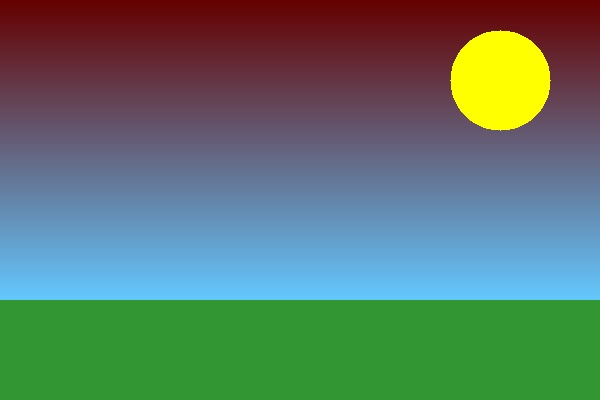
#> input picture assets/sample-images/basic/landscape.jpg, 600 x 400 px, found by its file name
$ python image_helpers.py
#> lines starting #> are read from the running program, lines starting #| are printed output that depends on the picture; after the words box and inside, x2 and y2 are one past the last pixel; in counts of white or black regions, pixels touching at a corner belong together
#                    _ooOoo_
#                   o8888888o
#                   88" . "88
#                   (| -_- |)
#                   O\  =  /O
#                ____/`---'\____
#              .'  \|     |//  `.
#             /  \|||  :  |||//             /  _||||| -:- |||||-             |   | \\  -  /// |   |
#            | \_|  ''\---/''  |   |
#            \  .-\__  `-`  ___/-. /
#          ___`. .'  /--.--\  `. . __
#       ."" '<  `.___\_<|>_/___.'  >'"".
#      | | :  `- \`.;`\ _ /`;.`/ - ` : | |
#      \  \ `-.   \_ __\ /__ _/   .-` /  /
# ======`-.____`-.___\_____/___.-`____.-'======
#                    `=---='
# ^^^^^^^^^^^^^^^^^^^^^^^^^^^^^^^^^^^^^^^^^^^^^
#             佛祖保佑       永无BUG

"""
图像辅助函数
提供常用的图像处理辅助功能
"""

import cv2
import numpy as np


def load_image_or_exit(img_path, gray=False, verbose=True):
    """
    加载图像，失败则退出

    参数:
        img_path: 图像路径
        gray: 是否转为灰度图
        verbose: 是否打印信息

    返回:
        图像或None
    """
#> called with gray = False, verbose = True
    img = cv2.imread(img_path)
#> img is the input picture: shape (400, 600, 3); mean B, G, R 105.5, 118.6, 92.6

    if img is None:
        print(f"错误: 无法读取图像 {img_path}")
        print("请检查：")
        print("  1. 文件路径是否正确")
        print("  2. 文件是否存在")
        print("  3. 路径中不要包含中文")
        return None

    if gray:
        img = cv2.cvtColor(img, cv2.COLOR_BGR2GRAY)

    if verbose:
        print(f"成功读取图像: {img_path}")
        print(f"  尺寸: {img.shape}")
#|   尺寸: (400, 600, 3)

    return img


def save_image(img, output_path, verbose=True):
    """
    保存图像

    参数:
        img: 图像
        output_path: 输出路径
        verbose: 是否打印信息

    返回:
        bool: 是否成功
    """
    try:
        cv2.imwrite(output_path, img)

        if verbose:
            print(f"图像已保存: {output_path}")

        return True

    except Exception as e:
        print(f"保存失败: {e}")
        return False


def resize_keep_aspect(img, target_width=None, target_height=None):
    """
    保持宽高比缩放

    参数:
        img: 输入图像
        target_width: 目标宽度
        target_height: 目标高度

    返回:
        缩放后的图像
    """
#> called with target_width = 400
    h, w = img.shape[:2]
#> h = 400; w = 600

    if target_width:
        scale = target_width / w
#> scale = 0.667
        new_h = int(h * scale)
#> new_h = 266
        return cv2.resize(img, (target_width, new_h))

    if target_height:
        scale = target_height / h
        new_w = int(w * scale)
        return cv2.resize(img, (new_w, target_height))

    return img


def crop_center(img, crop_width, crop_height):
    """
    裁剪图像中心区域

    参数:
        img: 输入图像
        crop_width: 裁剪宽度
        crop_height: 裁剪高度

    返回:
        裁剪后的图像
    """
#> called with crop_width = 300, crop_height = 300
    h, w = img.shape[:2]
#> h = 400; w = 600

    start_x = max(0, (w - crop_width) // 2)
#> start_x = 150
    start_y = max(0, (h - crop_height) // 2)
#> start_y = 50

    return img[start_y:start_y+crop_height, start_x:start_x+crop_width]
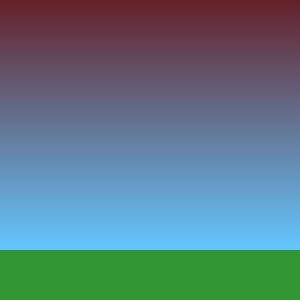
#> returned value: shape (300, 300, 3); mean of channels 0, 1, 2 131.7, 121.7, 91.7; drawn as B, G, R


def add_watermark(img, text, position='bottom-right',
                  alpha=0.5, color=(255, 255, 255), scale=1.0):
    """
    添加水印

    参数:
        img: 输入图像
        text: 水印文字
        position: 位置 ('top-left', 'top-right', 'bottom-left', 'bottom-right')
        alpha: 透明度
        color: 颜色 (B, G, R)
        scale: 文字大小

    返回:
        添加水印后的图像
    """
#> called with text = 'OpenCV Training', position = 'bottom-right', alpha = 0.5, color = (255, 255, 255), scale = 1.5
    result = img.copy()
    h, w = result.shape[:2]
#> h = 400; w = 600

    # 获取文字大小
    (text_w, text_h), baseline = cv2.getTextSize(
        text, cv2.FONT_HERSHEY_SIMPLEX, scale, 2)

    # 计算位置
    if position == 'top-left':
        x, y = 10, text_h + 10
    elif position == 'top-right':
        x, y = w - text_w - 10, text_h + 10
    elif position == 'bottom-left':
        x, y = 10, h - 10
    else:  # bottom-right
        x, y = w - text_w - 10, h - 10
#> x = 207; y = 390

    # 创建水印层
    overlay = result.copy()

    # 添加文字
    cv2.putText(overlay, text, (x, y),
               cv2.FONT_HERSHEY_SIMPLEX, scale, color, 2)
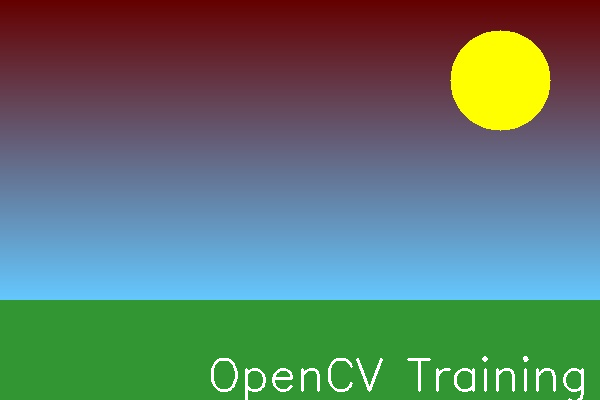
#> overlay: shape (400, 600, 3); 1.04% of pixels changed, all inside (x1, y1, x2, y2) = (211, 356, 584, 400)

    # 混合
    result = cv2.addWeighted(result, 1 - alpha, overlay, alpha, 0)

    return result


def auto_canny(img, sigma=0.33):
    """
    自动Canny边缘检测

    参数:
        img: 输入灰度图
        sigma: 调整系数

    返回:
        边缘图像
    """
#> called with sigma = 0.33
    if len(img.shape) == 3:
        img = cv2.cvtColor(img, cv2.COLOR_BGR2GRAY)
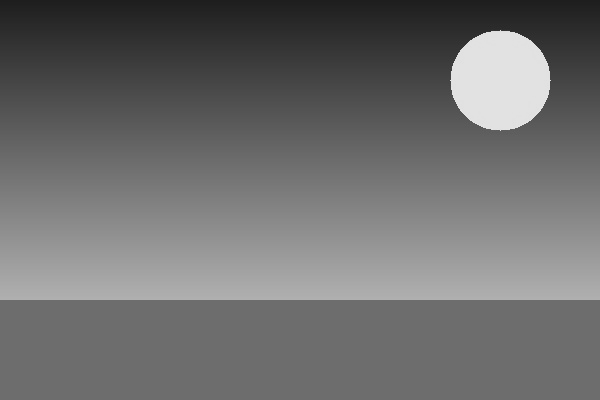
#> img: shape (400, 600); min 30, max 231, mean 109.4

    # 计算中值
    v = np.median(img)
#> v = 109

    # 应用Canny
    lower = int(max(0, (1.0 - sigma) * v))
#> lower = 73
    upper = int(min(255, (1.0 + sigma) * v))
#> upper = 144

    edged = cv2.Canny(img, lower, upper)
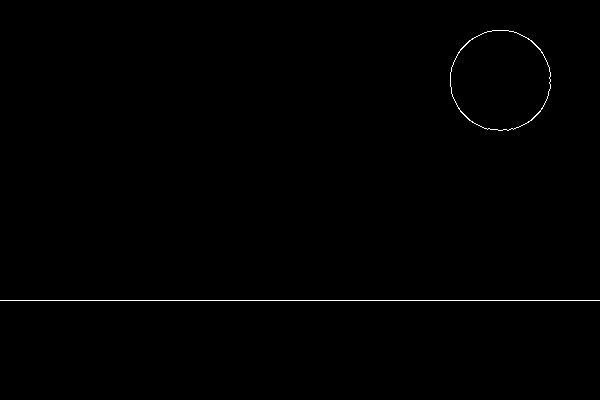
#> edged: shape (400, 600); 0.39% white in thin lines or dots, all inside (x1, y1, x2, y2) = (0, 30, 600, 301)

    return edged


# [89 lines left out: functions sort_contours, draw_contours_info, get_dominant_color, not called in this run]


def create_checkerboard(rows, cols, square_size):
    """
    创建棋盘格图像

    参数:
        rows: 行数
        cols: 列数
        square_size: 方块大小（像素）

    返回:
        棋盘格图像
    """
    board_size = square_size * max(rows, cols)
    img = np.zeros((board_size, board_size), dtype=np.uint8)

    for i in range(rows):
        for j in range(cols):
            if (i + j) % 2 == 0:
                y1, y2 = i * square_size, (i + 1) * square_size
                x1, x2 = j * square_size, (j + 1) * square_size
                img[y1:y2, x1:x2] = 255

    return img


def adjust_brightness_contrast(img, brightness=0, contrast=0):
    """
    调整亮度和对比度

    参数:
        img: 输入图像
        brightness: 亮度调整（-100到100）
        contrast: 对比度调整（-100到100）

    返回:
        调整后的图像
    """
#> called with brightness = 30, contrast = 30
    brightness = np.clip(brightness, -100, 100)
    contrast = np.clip(contrast, -100, 100)

    if contrast != 0:
        f = 131 * (contrast + 127) / (127 * (131 - contrast))
        alpha = f
        beta = 127 * (1 - f)
    else:
        alpha = 1
        beta = 0

    if brightness != 0:
        beta += brightness

    result = cv2.convertScaleAbs(img, alpha=alpha, beta=beta)
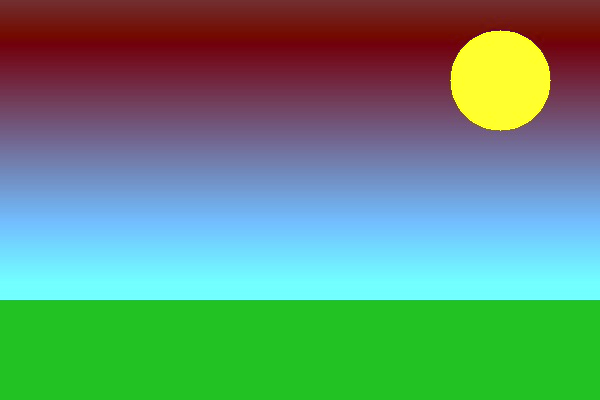
#> result: shape (400, 600, 3); mean B, G, R 119.7, 145, 98.5

    return result


# [70 lines left out: functions skeletonize, remove_border, add_border, not called in this run]


# ==================== 使用示例 ====================
if __name__ == '__main__':
    import sys

    # 读取测试图像
    img_path = '../assets/sample-images/basic/landscape.jpg'

    if len(sys.argv) > 1:
        img_path = sys.argv[1]

    img = load_image_or_exit(img_path)

    if img is None:
        exit()

    # 示例1：保持宽高比缩放
    print("1. 保持宽高比缩放")
    resized = resize_keep_aspect(img, target_width=400)
    save_image(resized, 'resized.jpg')

    # 示例2：裁剪中心
    print("2. 裁剪中心区域")
    cropped = crop_center(img, 300, 300)
    save_image(cropped, 'cropped.jpg')

    # 示例3：添加水印
    print("3. 添加水印")
    watermarked = add_watermark(img, 'OpenCV Training',
                               position='bottom-right',
                               alpha=0.5, scale=1.5)
    save_image(watermarked, 'watermarked.jpg')

    # 示例4：自动Canny
    print("4. 自动Canny边缘检测")
    edges = auto_canny(img)
    save_image(edges, 'auto_edges.jpg')

    # 示例5：调整亮度和对比度
    print("5. 调整亮度和对比度")
    adjusted = adjust_brightness_contrast(img, brightness=30, contrast=30)
    save_image(adjusted, 'adjusted.jpg')

    # 示例6：创建棋盘格
    print("6. 创建棋盘格")
    checkerboard = create_checkerboard(8, 8, 50)
    save_image(checkerboard, 'checkerboard.jpg')
#> in save_image (call 6), `cv2.imwrite(output_path, img)`:
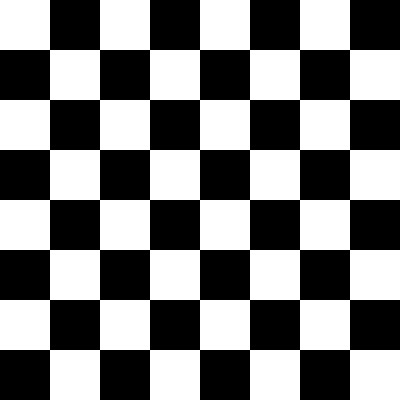
#> saved as checkerboard.jpg: shape (400, 400); 50% white; 1 white region, box (x1, y1, x2, y2) and area: (0, 0, 400, 400) 80000

    print("\n所有示例完成！")

$ run again, with assets/奇奇怪怪的东西/头像.jpg copied over assets/sample-images/basic/landscape.jpg
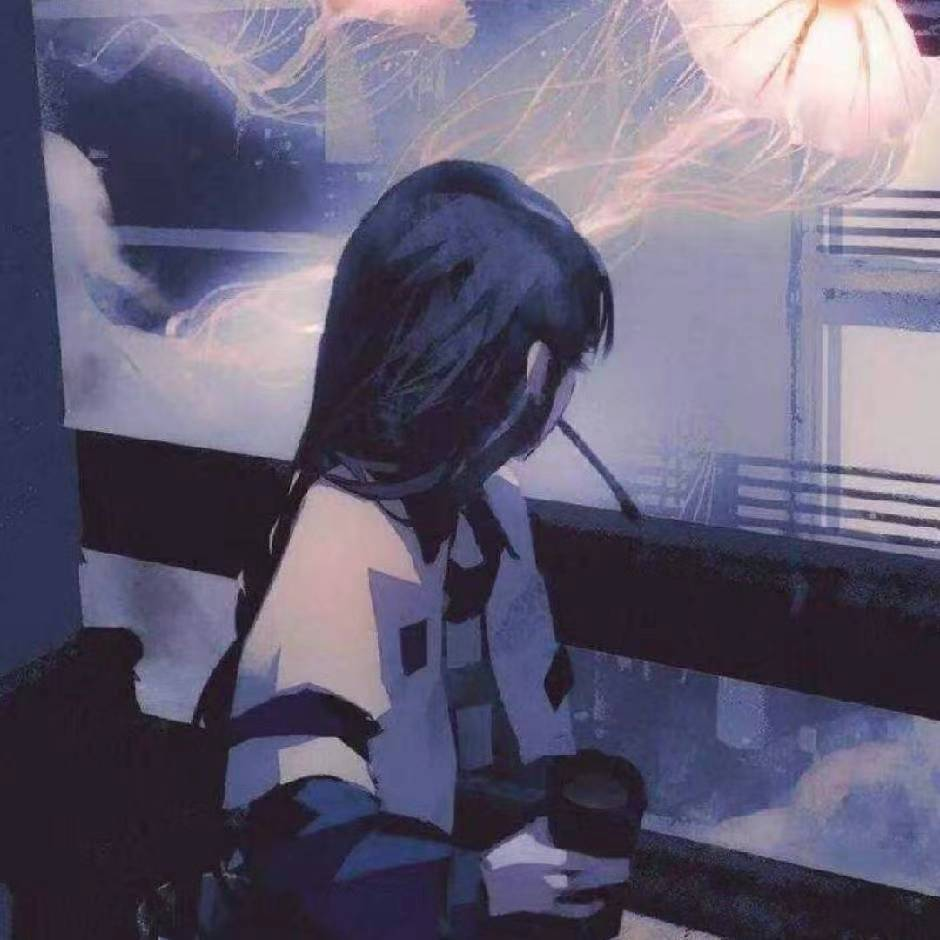
#> input picture assets/奇奇怪怪的东西/头像.jpg, 940 x 940 px, found by its file name
#> in load_image_or_exit, img is the input picture: shape (940, 940, 3); mean B, G, R 116.6, 94.6, 99.7
#|   尺寸: (940, 940, 3)
#> overlay: shape (940, 940, 3); 0.28% of pixels changed, all inside (x1, y1, x2, y2) = (551, 896, 924, 940)
#> img: shape (940, 940)
#> v = 86
#> lower = 57
#> upper = 114
#> in auto_canny, `edged = cv2.Canny(img, lower, upper)`:
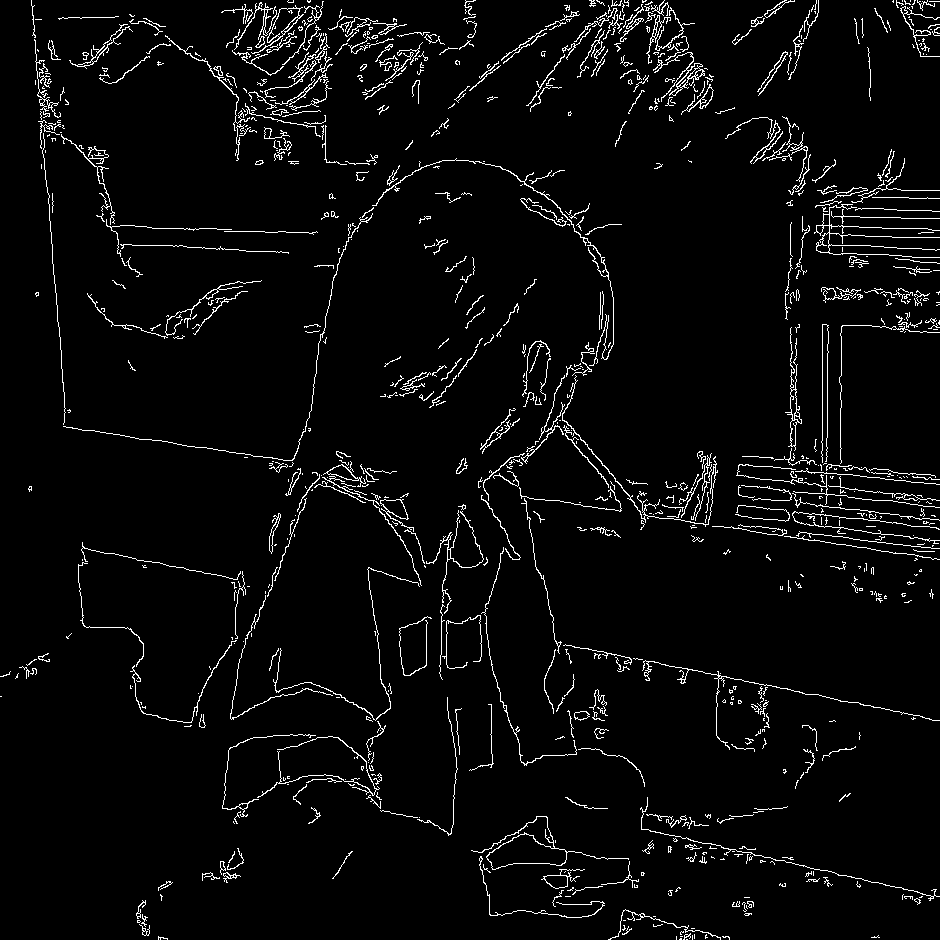
#> edged: shape (940, 940); 3.9% white in thin lines or dots
#> in adjust_brightness_contrast, `result = cv2.convertScaleAbs(img, alpha=alpha, beta=beta)`:
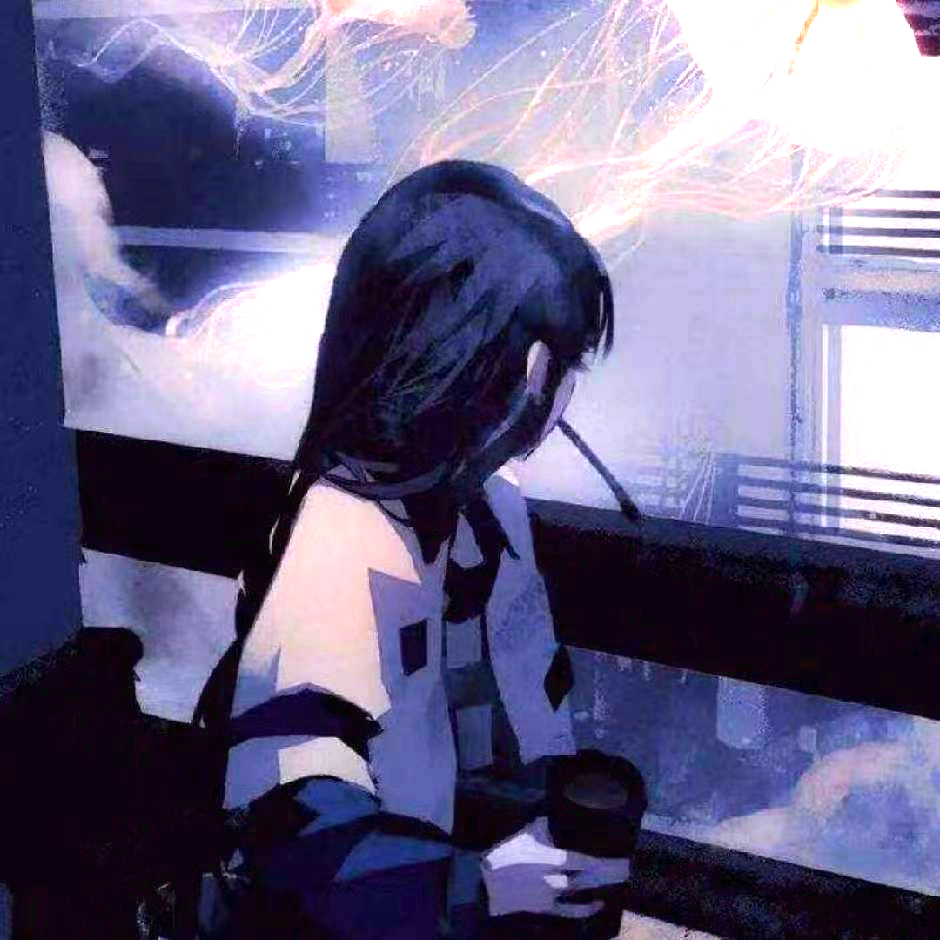
#> result: shape (940, 940, 3); mean B, G, R 137.8, 103.2, 108.2
